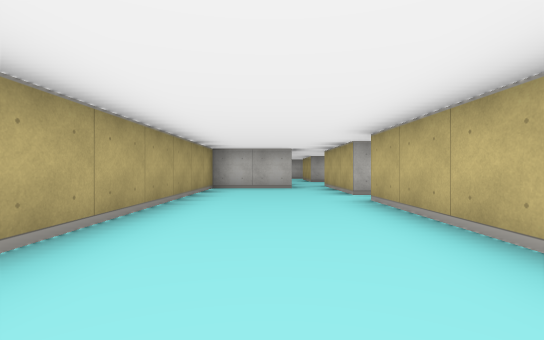
View 1 (above)

24 first-person views from a walk through a cub3D level. The camera is about half as high as the walls, looks level and sees 85° across. The floor is counted in squares. Each view is taken from the middle of a square. On the plan, view 1 faces up. The plan holds only what a view shows up to about 9 squares ahead; the rest is blank.

View 2
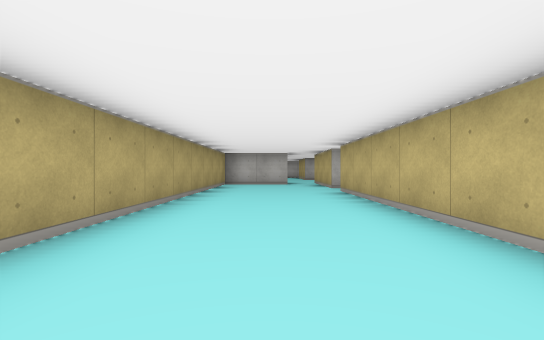

View 3
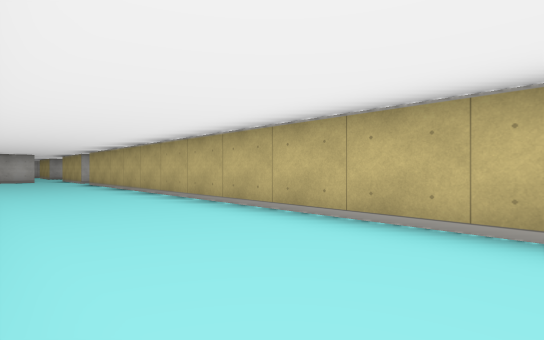

View 4
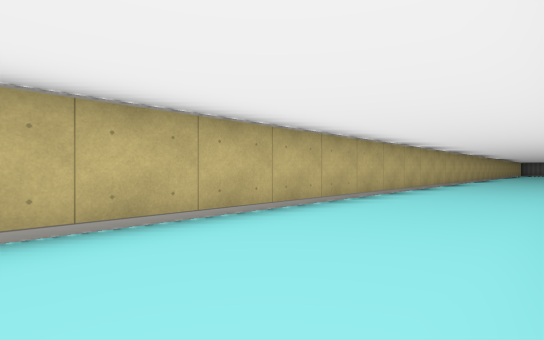

View 5
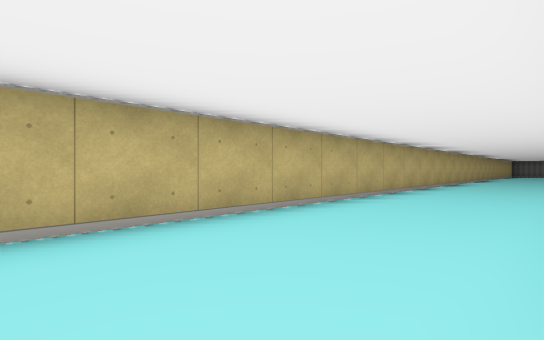

View 6
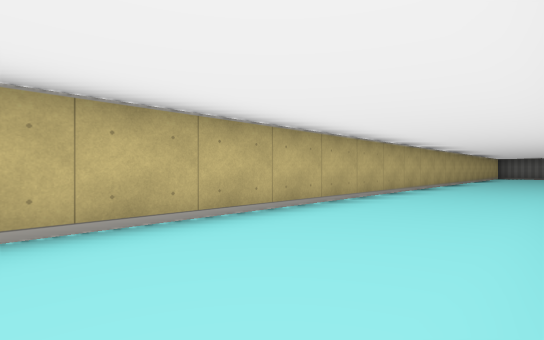

View 7
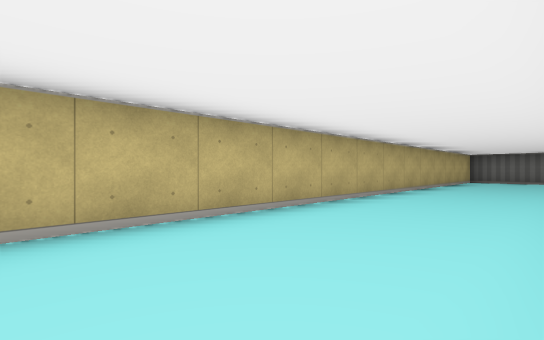

View 8
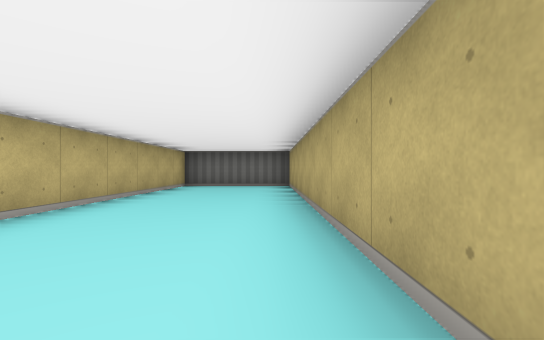

View 9
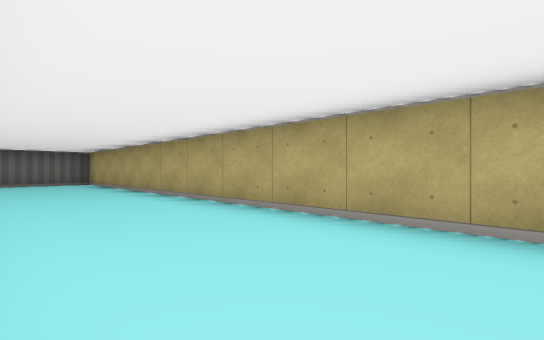

View 10
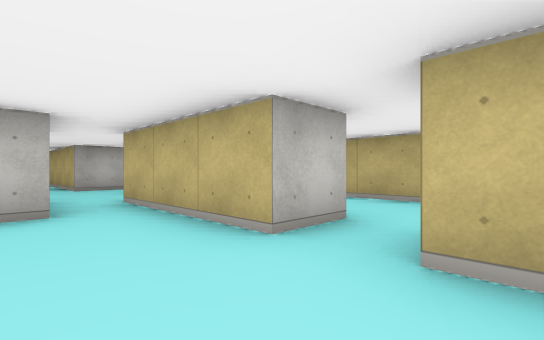

View 11
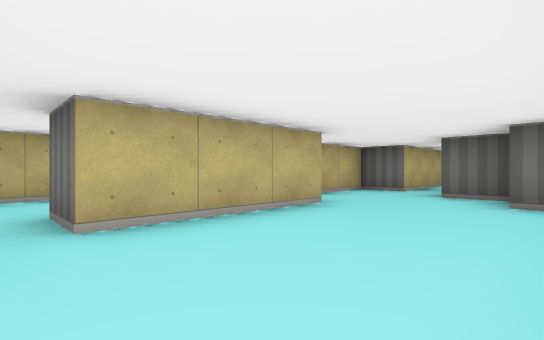

View 12
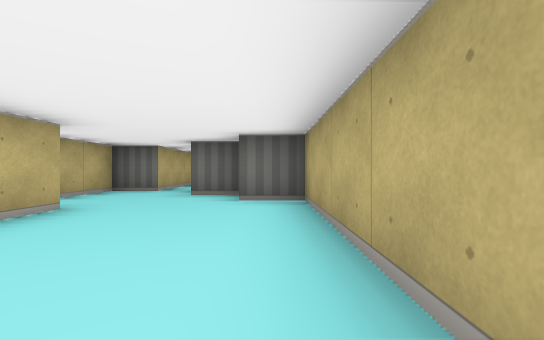

View 13
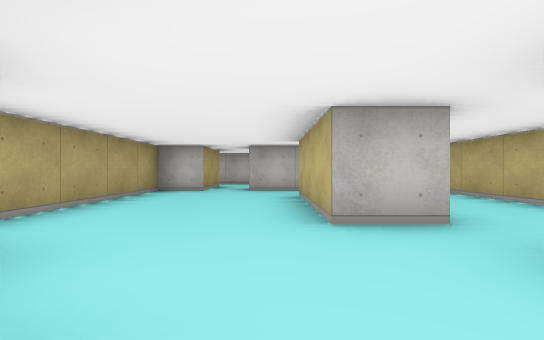

View 14
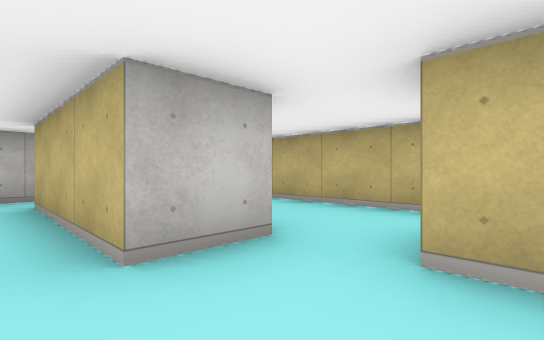

View 15
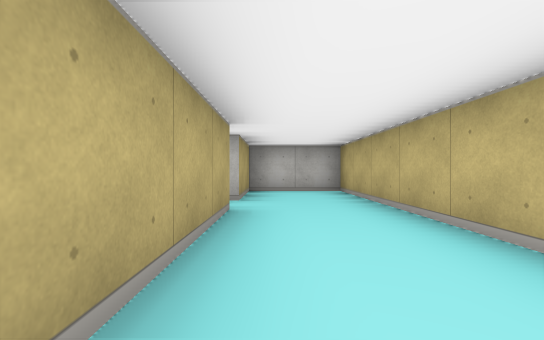

View 16
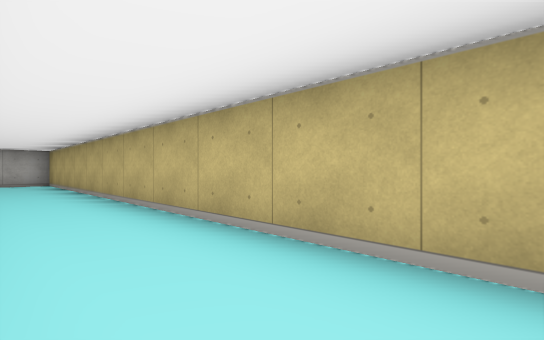

View 17
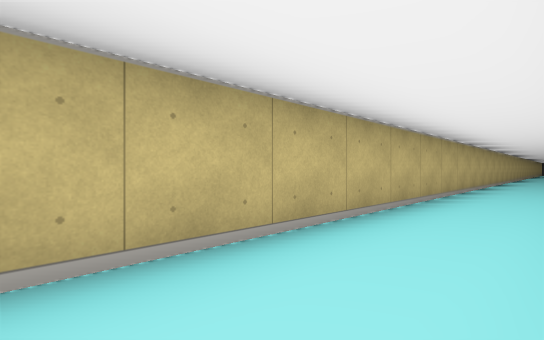

View 18
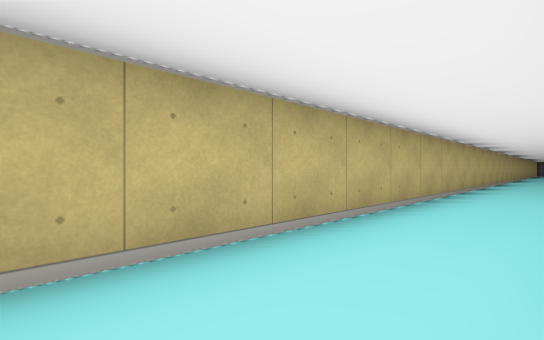

View 19
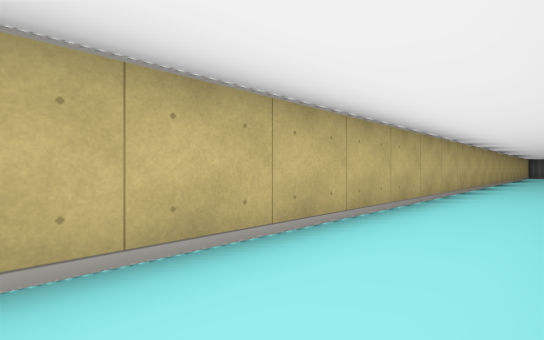

View 20
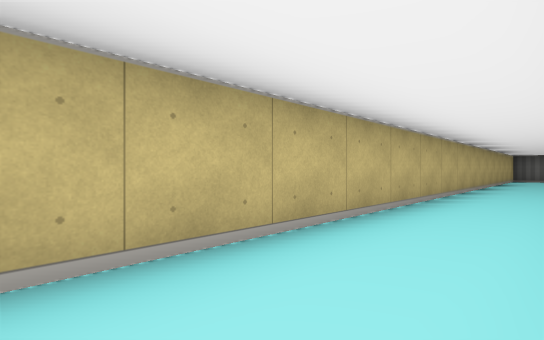

View 21
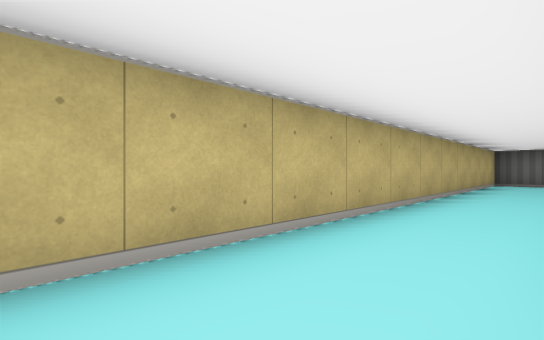

View 22
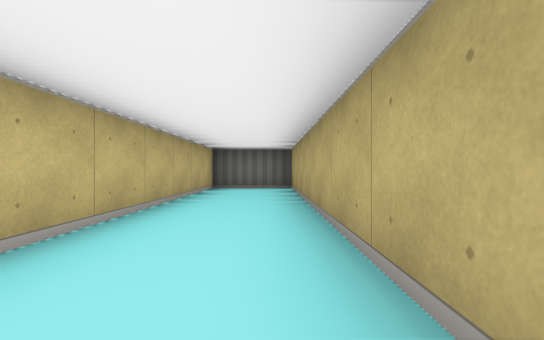

View 23
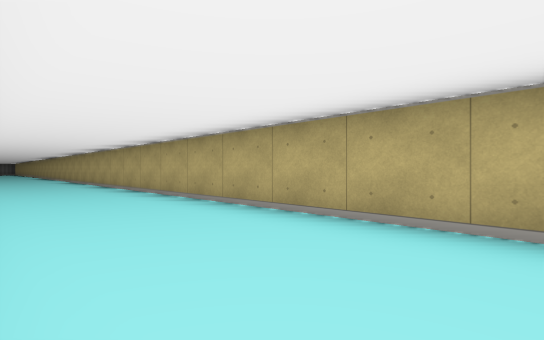

View 24
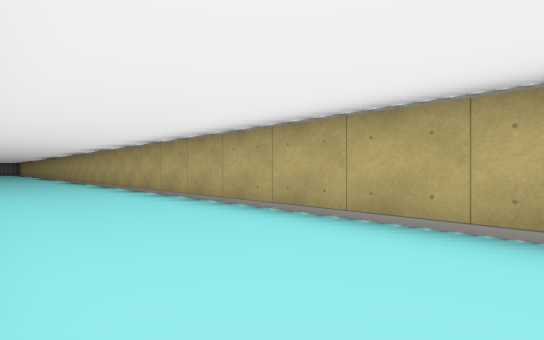

### Floor plan
Ten units are one square. View 1 is at (0, 0); x grows to the right and y downward. Boxes are objects, and circles mark ways between rooms. Rooms are numbered by the first view taken in them; rooms with no view inside come last. Other rooms are left out.
<svg viewBox="-21 -160 71 480">
<path fill="none" stroke="#000" d="M-15 210 -15 312M15 -55 15 -75M6 -75 -15 -75 -15 112M-16 315 15 315 15 -45M15 -115 15 -145M-5 -95 5 -95M-5 -155 -15 -155 -15 -105 -5 -105M16 -155 5 -155M15 -75 15 -85 25 -85 25 -105M25 245 25 315 45 315 45 -75 25 -75 25 -55 15 -55M25 -45 25 -15"/>
<circle cx="10" cy="-80" r="3" fill="#2a7"/>
<circle cx="20" cy="-50" r="3" fill="#2a7"/>
<text x="0" y="120">1</text>
<text x="0" y="-120">2</text>
<text x="30" y="120">3</text>
</svg>
Room 1 opens to room 2. Room 1 opens to room 3.

Where each view was taken, in squares from view 1:
view 1: 0 up, 0 right, facing up
view 2: 2 down, 0 right, facing up
view 3: 6 down, 1 left, facing up-right
view 4: 3 down, 1 left, facing down-right
view 5: 8 down, 1 left, facing down-right
view 6: 13 down, 1 left, facing down-right
view 7: 19 down, 1 left, facing down-right
view 8: 23 down, 1 left, facing down
view 9: 21 down, 1 right, facing down-left
view 10: 4 up, 0 right, facing up-right
view 11: 15 up, 1 left, facing down-right
view 12: 15 up, 1 left, facing down
view 13: 9 up, 1 right, facing up
view 14: 10 up, 1 right, facing up-right
view 15: 1 up, 3 right, facing up
view 16: 3 down, 3 right, facing up-right
view 17: 0 up, 3 right, facing down-right
view 18: 5 down, 3 right, facing down-right
view 19: 11 down, 3 right, facing down-right
view 20: 17 down, 3 right, facing down-right
view 21: 21 down, 3 right, facing down-right
view 22: 24 down, 3 right, facing down
view 23: 3 up, 1 right, facing down-left
view 24: 1 down, 1 right, facing down-left
